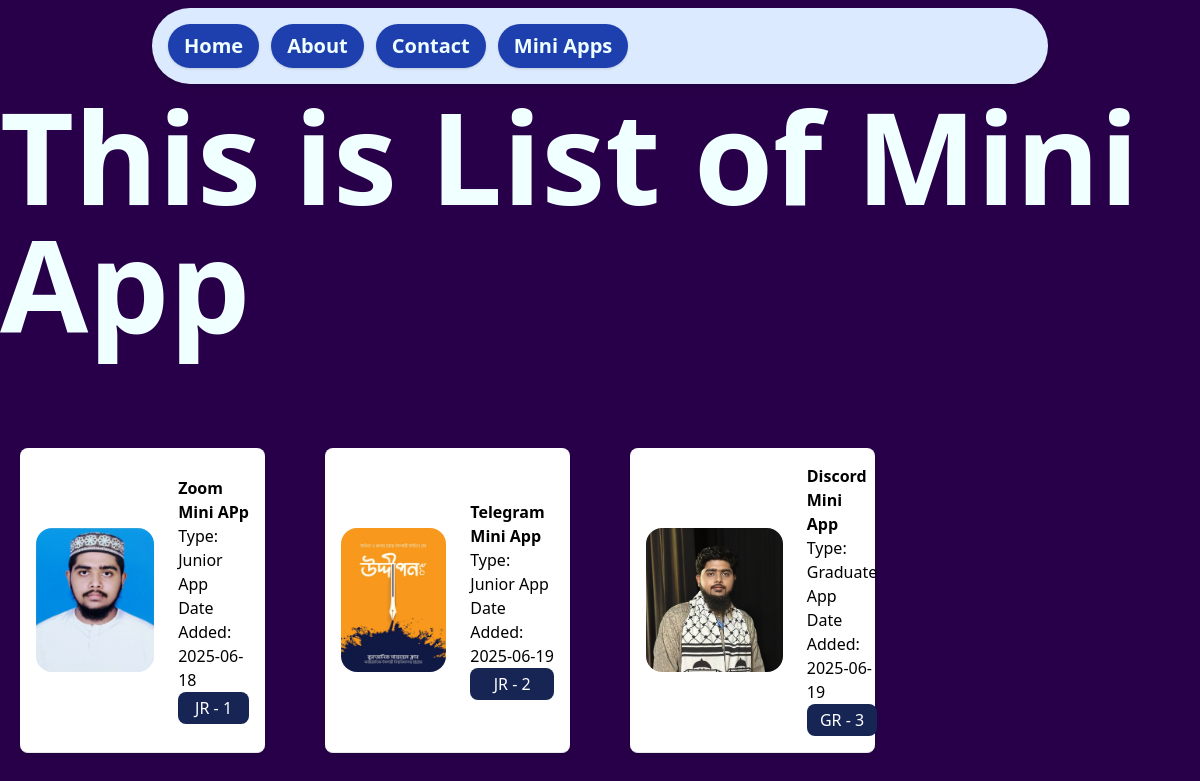
The page /miniapp/ on the database as committed earlier.
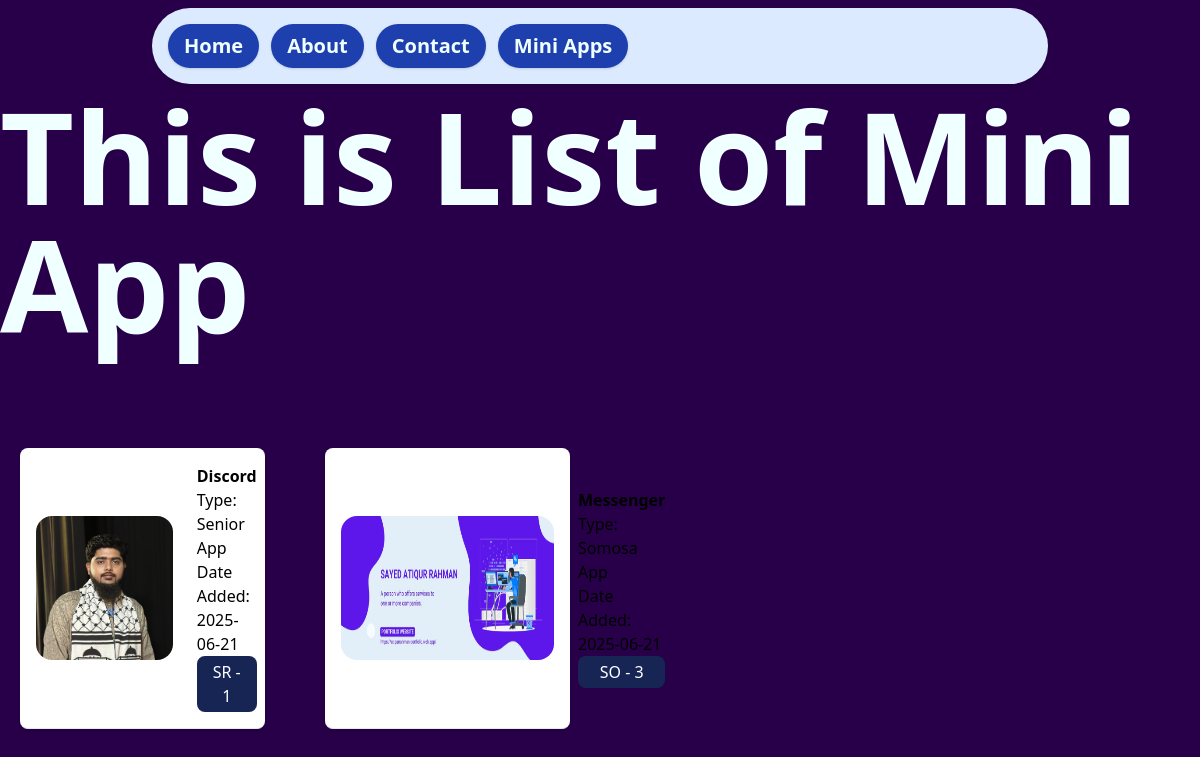
The same page on the database as committed later.
### miniapp/models.py (models this page shows, shortened)
class AppVariety(models.Model):
    name = models.CharField(max_length=100)
    image = models.ImageField(upload_to="mini_apps/")
    app_type = models.CharField(
        max_length=2,
        choices=[
            ("FR", "Fresh App"),
            ("SO", "Somosa App"),
            ("JR", "Junior App"),
            ("SR", "Senior App"),
            ("GR", "Graduate App"),
        ],
    )
    date_added = models.DateTimeField(default=timezone.now)
    description = models.TextField(blank=True, null=True, default="")
    is_active = models.BooleanField(default=True)
    price = models.DecimalField(max_digits=10, decimal_places=2, default=Decimal('0.00'))

### miniapp/views.py (the view)
def mini_app_home(req):
    apps = AppVariety.objects.all()
    return render(req, "miniapp/all_mini_app.html", {"apps": apps})

### miniapp/templates/miniapp/all_mini_app.html (shortened to what this page needs)
{% extends "layout.html" %} {% block title %}Mini Application Conda{% endblock%}
  {% block content %}
  <h1 class="font-black text-9xl">This is List of Mini App</h1>
  <div class="mt-20 grid grid-cols-4 gap-5">
    {% for app in apps %}
    <div
      class="m-5 flex text-black items-center gap-3 p-4 border-b border-gray-200 rounded-lg bg-white shadow-md hover:bg-gray-50"
    >
      <img
        src="{{ app.image.url }}"
        class="rounded-2xl h-36"
        alt="{{ app.name }}"
      /><br />
      <div>
        <strong>{{ app.name }}</strong><br />
        Type: {{ app.get_app_type_display }}<br />
        Date Added: {{ app.date_added|date:"Y-m-d" }}
        <a href="./{{app.id}}">
          <button
            class="ml-auto block w-full bg-blue-950 text-white py-1 px-3 rounded-lg cursor-pointer"
          >
            {{app.app_type}} - {{app.id}}
          </button>
        </a>
      </div>
    </div>
    {% endfor %}
  </div>
  {% endblock %}

Rows that differ between the two databases and show on the page:
removed AppVariety: image (picture), name "Telegram Mini App", app_type "Junior App", date_added "2025-06-19", app_type "JR", id "2"
changed AppVariety id 1: image: a different picture; name "Zoom Mini APp" → "Discord"; app_type "Junior App" → "Senior App"; date_added "2025-06-18" → "2025-06-21"; app_type "JR" → "SR"
changed AppVariety id 3: image: a different picture; name "Discord Mini App" → "Messenger"; app_type "Graduate App" → "Somosa App"; date_added "2025-06-19" → "2025-06-21"; app_type "GR" → "SO"
